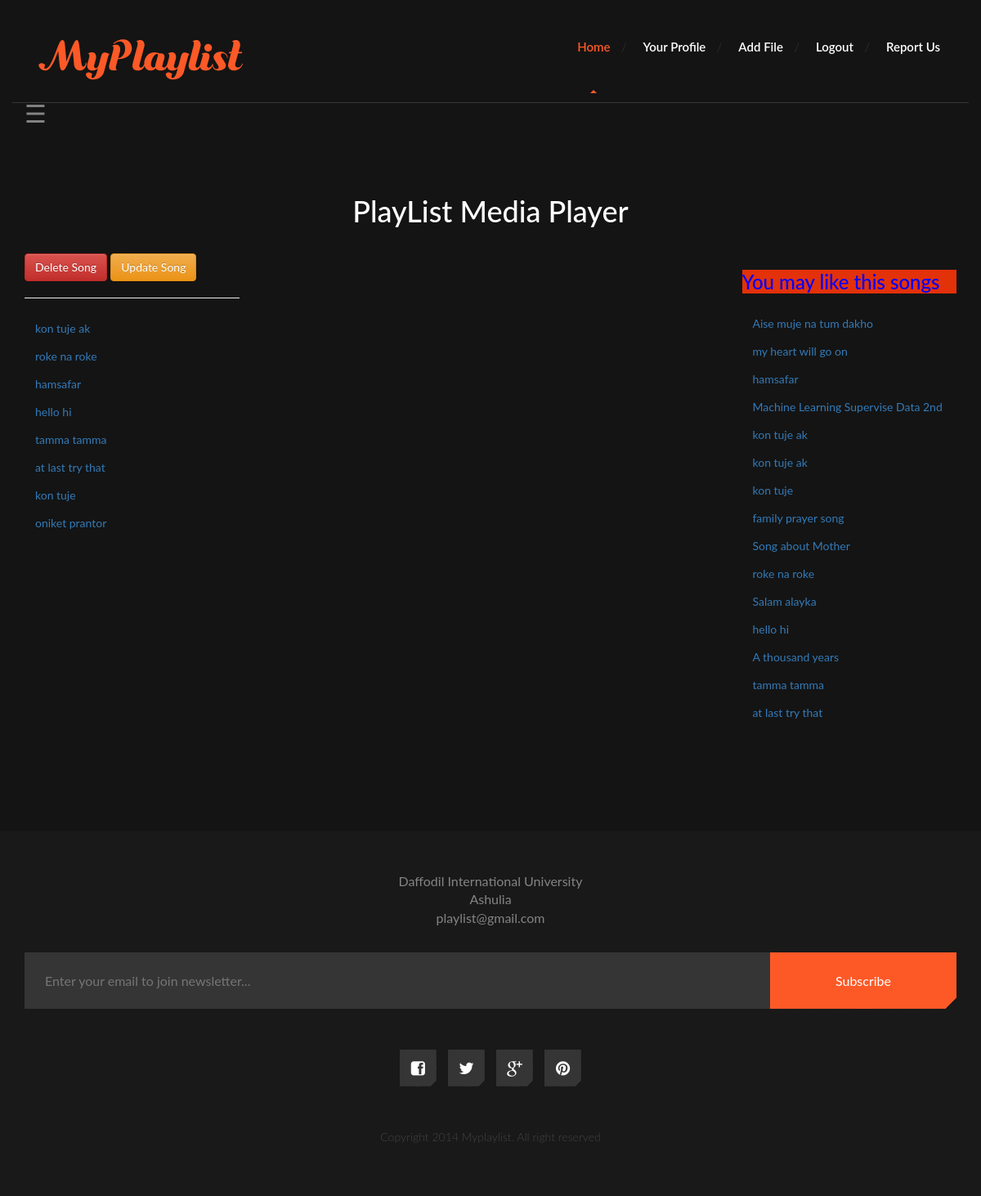
Screenshot of /sadlove.php (signed in) with the database file from the repository.
### tables this page shows
CREATE TABLE `filelist` (
  `id` int(11) NOT NULL,
  `user_id` int(11) NOT NULL,
  `title` varchar(255) NOT NULL,
  `catagory` varchar(100) NOT NULL,
  `file` text NOT NULL,
  `playcount` int(100) NOT NULL
);

### sadlove.php (the view, shortened to what this page needs)
<!DOCTYPE html>
<html lang="en">
	<head>
		<link href="fonts/font-awesome.min.css" rel="stylesheet" type="text/css">
				<link rel="stylesheet" href="https://maxcdn.bootstrapcdn.com/bootstrap/3.3.7/css/bootstrap.min.css">
		<link rel="stylesheet" href="https://maxcdn.bootstrapcdn.com/bootstrap/3.3.7/css/bootstrap-theme.min.css">
		<link href="fonts/font-awesome.min.css" rel="stylesheet" type="text/css">
		<link rel="stylesheet" href="style.css">
	</head>
	<body>
		<div id="site-content">
			<header class="site-header">
				<div class="container">
					<a href="index.php" id="branding">
						<img src="dummy/mylogo.png" alt="Site Title">
					</a>
					<nav class="main-navigation">
						<ul class="menu">
							<ul class="menu">
							<li class="menu-item current-menu-item"><a href="index.php">Home</a></li>
							<li class="menu-item"><a href="profile.php">Your Profile</a></li>
							<li class="menu-item"><a href="addfile.php">Add File</a></li>
							<li class="menu-item"><a href="logout.php">Logout</a></li>
							<li class="menu-item"><a href="contact.php">Report Us</a></li>
						</ul>
					</nav>
				</div>
			</header>
<div class="container">
<span style="position: fixed; font-size:30px;cursor:pointer" onclick="openNav()">&#9776;</span>
</div>
<main class="main-content">
    <div class="fullwidth-block inner-content">
	    <div class="container">
			<h2 class="page-title" style="text-align: center;">PlayList Media Player</h2>
			<div class="row">
			<div class="col-md-3">
		    <button type="button" class="btn btn-danger" data-toggle="modal" data-target="#myModal">Delete Song</button>
		    <button type="button" class="btn btn-warning" data-toggle="modal" data-target="#myModal1">Update Song</button>
						<hr>
						<?php
						        $username = $_SESSION['username'];
								$db=mysqli_connect("localhost","root","","playlist");
								$sql = "SELECT * FROM user WHERE username = '$username' ";
								$id = 'id';
								$result = mysqli_query($db,$sql);
								while($row=mysqli_fetch_assoc($result))
								{
								    $id = $row['id'];
							    }
								$sql1 ="SELECT * FROM filelist WHERE user_id = '$id' AND catagory='Sad, lonely, or reflective songs'";
								$result1 = mysqli_query($db,$sql1);
							    while($row=mysqli_fetch_assoc($result1))
								{
									$title = $row['title'];
									$link = $row['file'];
									$output = "<form method=\"get\" action=\"sadlove.php\">
									<input type=\"hidden\" value=\"$link\" name=\"showfilelink\">
									<input type=\"submit\" class=\"btn btn-link\" name=\"showButton\" value=\"$title\">
									</form>
									";
								  echo "$output";
							   }
							?>
						</div>
						<div class="col-md-6">
						</div>
						 <div class="col-md-3">
						   <h2 style="color: blue; background: #E3310A;">You may like this songs</h2>
						   <?php
                               $sql13 ="SELECT * FROM filelist WHERE user_id = '$id' ORDER BY playcount DESC LIMIT 15";
								$result17 = mysqli_query($db,$sql13);
							    while($row=mysqli_fetch_assoc($result17))
								{
									$title = $row['title'];
									$link = $row['file'];
									$output = "<form method=\"get\" action=\"sadlove.php\">
									<input type=\"hidden\" value=\"$link\" name=\"showfilelink\">
									<input type=\"submit\" class=\"btn btn-link\" name=\"showButton\" value=\"$title\">
									</form>
									";
								  echo "$output";
							   }
						   ?>
						</div>
						</div>
						</div>
					</div>
			</main>
			<br><br>
			<footer class="site-footer">
				<div class="container">
					<address>
						<p>Daffodil International University<br><a href="tel:354543543">Ashulia</a> <br> <a href="mailto:info@bandname.com">playlist@gmail.com</a></p>
					</address>
					<form action="#" class="newsletter-form">
						<input type="email" placeholder="Enter your email to join newsletter...">
						<input type="submit" class="button cut-corner" value="Subscribe">
					</form>
					<div class="social-links">
						<a href="#"><i class="fa fa-facebook-square"></i></a>
						<a href="#"><i class="fa fa-twitter"></i></a>
						<a href="#"><i class="fa fa-google-plus"></i></a>
						<a href="#"><i class="fa fa-pinterest"></i></a>
					</div>
					<p class="copy">Copyright 2014 Myplaylist. All right reserved</p>
				</div>
			</footer>
		</div>
	</body>
</html>

### sadlove.php (style rules this page uses)
body { font-family: "Lato", sans-serif; }

### rows the page displays
filelist: showButton "kon tuje ak"
filelist: showButton "roke na roke"
filelist: showButton "hamsafar"
filelist: showButton "hello hi"
filelist: showButton "tamma tamma"
filelist: showButton "at last try that"
filelist: showButton "kon tuje"
filelist: showButton "oniket prantor"
filelist: showButton "Aise muje na tum dakho"
filelist: showButton "my heart will go on"
filelist: showButton "Machine Learning Supervise Data 2nd"
filelist: showButton "kon tuje ak"
filelist: showButton "family prayer song"
filelist: showButton "Song about Mother"
filelist: showButton "Salam alayka"
filelist: showButton "A thousand years"
